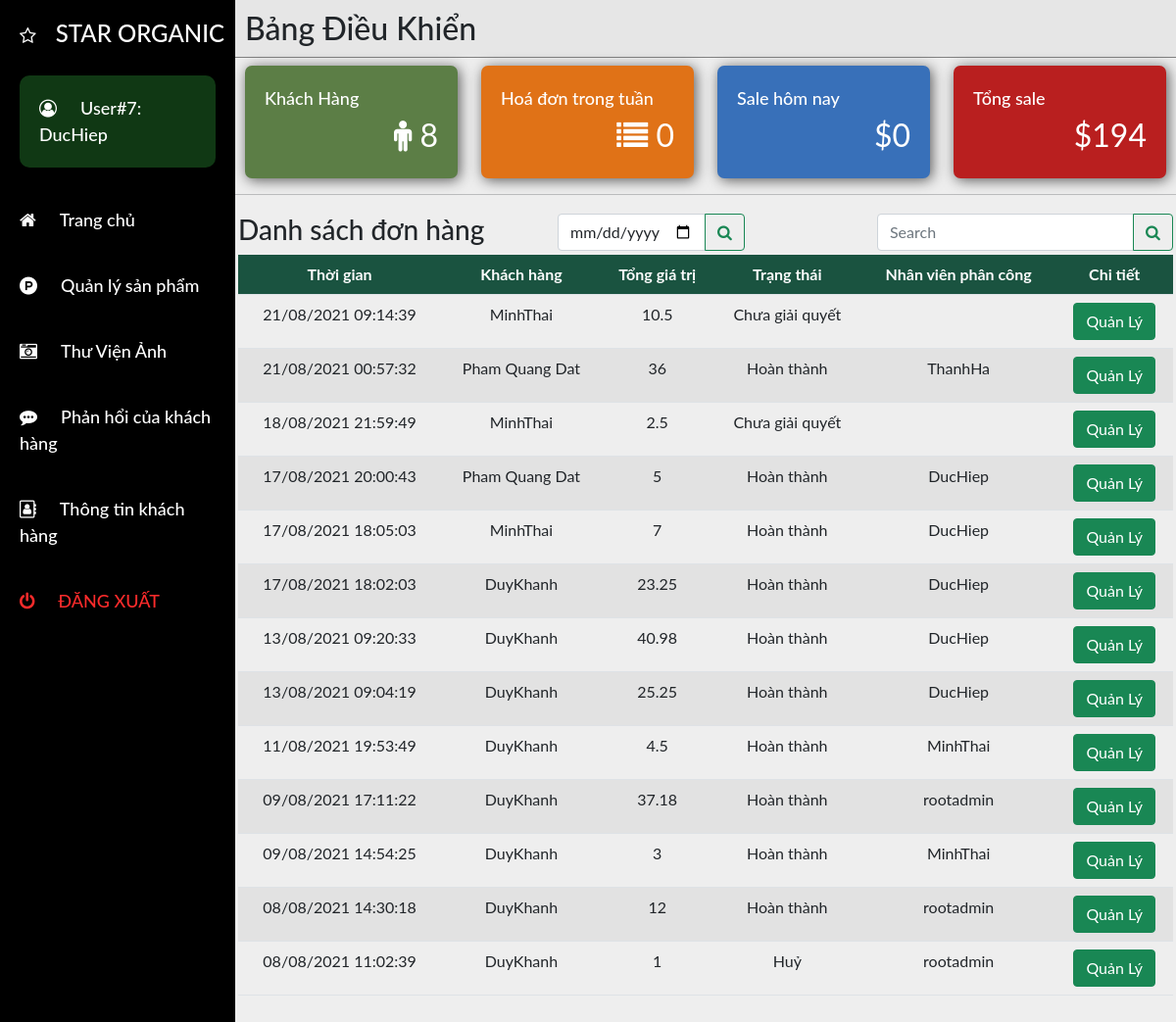
Screenshot of /admin/admin_panel.php (signed in) with the database file from the repository.
### tables this page shows
CREATE TABLE `orders` (
  `orderID` int(11) NOT NULL,
  `customerID` int(11) NOT NULL,
  `orderTime` datetime DEFAULT current_timestamp(),
  `dAdd` text NOT NULL,
  `phone` varchar(20) NOT NULL,
  `orderValue` float NOT NULL DEFAULT 0,
  `orderStatus` varchar(10) NOT NULL DEFAULT 'pending',
  `staffID` int(11) DEFAULT 0
);

CREATE TABLE `customers` (
  `customerID` int(11) NOT NULL,
  `customerName` varchar(100) NOT NULL,
  `customerEmail` varchar(100) NOT NULL,
  `customerPhone` varchar(15) NOT NULL,
  `password` varchar(100) NOT NULL,
  `joinDate` datetime DEFAULT current_timestamp()
);

CREATE TABLE `staff` (
  `staffID` int(11) NOT NULL,
  `userName` varchar(20) NOT NULL,
  `email` varchar(50) NOT NULL,
  `password` varchar(100) NOT NULL,
  `roleID` int(11) NOT NULL DEFAULT 2,
  `status` int(11) NOT NULL DEFAULT 1
);

### admin/adminFunction.php (the view, shortened to what this page needs)
<?php endforeach;
function admin_displayOrder($search, $date)
{
    $conn = connect();
    $search = $conn->real_escape_string($search);
    if (!empty($date)) {
        if(preg_match('/^[0-9]{4}-[0-9]{2}-[0-9]{2}$/', $date)) {
            $sql = "SELECT * FROM orders as o
            INNER JOIN customers as c ON o.customerID = c.customerID
            LEFT JOIN staff as s on o.staffID = s.staffID
            LEFT JOIN orderdetail as od ON o.orderID = od.orderID
            INNER JOIN product as p ON od.productID = p.productID
            GROUP BY o.orderID HAVING orderTime BETWEEN CONCAT('$date',' 00:00:00') AND CONCAT('$date',' 23:59:59')
            AND (o.orderStatus LIKE '%$search%'OR s.userName LIKE '%$search%' OR c.customerName LIKE '%$search%') ORDER BY o.orderTime DESC
            ";
        } else {
            die('Bạn đã thay đổi yếu tố đầu vào để nhập dữ liệu không hợp lệ, bạn đang muốn tấn công tôi?');
        }
    } else {
        $sql = "SELECT * FROM orders as o
        INNER JOIN customers as c ON o.customerID = c.customerID
        LEFT JOIN staff as s on o.staffID = s.staffID
        LEFT JOIN orderdetail as od ON o.orderID = od.orderID
        INNER JOIN product as p ON od.productID = p.productID
        GROUP BY o.orderID HAVING o.orderStatus LIKE '%$search%'OR s.userName LIKE '%$search%' OR c.customerName LIKE '%$search%' ORDER BY o.orderTime DESC
        ";
    }
    $result = $conn->query($sql);
    if ($result->num_rows >= 0) {
        echo "<table class='tbl table table-striped table-hover'>
                <tr class='head'>
                    <th>Thời gian</th>
                    <th>Khách hàng</th>
                    <th class='total'>Tổng giá trị</th>
                    <th>Trạng thái</th>
                    <th>Nhân viên phân công</th>
                    <th>Chi tiết</th>
                </tr>
            ";
        while ($order = $result->fetch_assoc()) {
            $date = date("d/m/Y H:i:s", strtotime($order['orderTime']));?>
                <tr>
                    <td><?= $date ?></td>
                    <td><?= $order['customerName']?></td>
                    <td class='sum'><?= $order['orderValue']?></td>
                    <td><?php
                    if($order['orderStatus']=='pending'){
                        echo"Chưa giải quyết";
                    }else if($order['orderStatus']=='success'){
                        echo'Hoàn thành';
                    }
                    else{
                        echo'Huỷ';
                    }?></td>
                    <td><?= $order['userName']?></td>
                    <td><buton class='btn btn-success order-detail' data-bs-toggle='modal' data-id="<?= $order['orderID']?>" data-bs-target='#process'>Quản Lý</buton></td>
                </tr>
                <?php }
        echo "</table>";
    }else {
        echo "<table class='table'><tr><td><b>Không tìm thấy sản phẩm.</b></td></tr></table>";
    }
}
?>

### css/adminCP.css (style rules this page uses)
* { box-sizing: border-box; font-family: 'Lato', sans-serif; }
table { margin: 0 auto; }
th:not(.detail) { vertical-align: middle; text-align: center; color: rgb(253, 253, 253); }
th { vertical-align: middle; text-align: center; }
tr.head { background-color: rgb(27, 87, 67); }
td { text-align: center; }

### rows the page displays
orders: orderTime "21/08/2021 09:14:39", customerID.customerName "MinhThai", orderValue "10.5", orderStatus "Chưa giải quyết"
orders: orderTime "21/08/2021 00:57:32", customerID.customerName "Pham Quang Dat", orderValue "36", orderStatus "Hoàn thành", staffID.userName "ThanhHa"
orders: orderTime "18/08/2021 21:59:49", customerID.customerName "MinhThai", orderValue "2.5", orderStatus "Chưa giải quyết"
orders: orderTime "17/08/2021 20:00:43", customerID.customerName "Pham Quang Dat", orderValue "5", orderStatus "Hoàn thành", staffID.userName "DucHiep"
orders: orderTime "17/08/2021 18:05:03", customerID.customerName "MinhThai", orderValue "7", orderStatus "Hoàn thành", staffID.userName "DucHiep"
orders: orderTime "17/08/2021 18:02:03", customerID.customerName "DuyKhanh", orderValue "23.25", orderStatus "Hoàn thành", staffID.userName "DucHiep"
orders: orderTime "13/08/2021 09:20:33", customerID.customerName "DuyKhanh", orderValue "40.98", orderStatus "Hoàn thành", staffID.userName "DucHiep"
orders: orderTime "13/08/2021 09:04:19", customerID.customerName "DuyKhanh", orderValue "25.25", orderStatus "Hoàn thành", staffID.userName "DucHiep"
orders: orderTime "11/08/2021 19:53:49", customerID.customerName "DuyKhanh", orderValue "4.5", orderStatus "Hoàn thành", staffID.userName "MinhThai"
orders: orderTime "09/08/2021 17:11:22", customerID.customerName "DuyKhanh", orderValue "37.18", orderStatus "Hoàn thành", staffID.userName "rootadmin"
orders: orderTime "09/08/2021 14:54:25", customerID.customerName "DuyKhanh", orderValue "3", orderStatus "Hoàn thành", staffID.userName "MinhThai"
orders: orderTime "08/08/2021 14:30:18", customerID.customerName "DuyKhanh", orderValue "12", orderStatus "Hoàn thành", staffID.userName "rootadmin"
orders: orderTime "08/08/2021 11:02:39", customerID.customerName "DuyKhanh", orderValue "1", orderStatus "Huỷ", staffID.userName "rootadmin"

### other values shown
$user['userID'] "7"
$user['userName'] "DucHiep"
totalCustomer() "8"
admin_countOrder() "0"
admin_saleValue('') "194"
